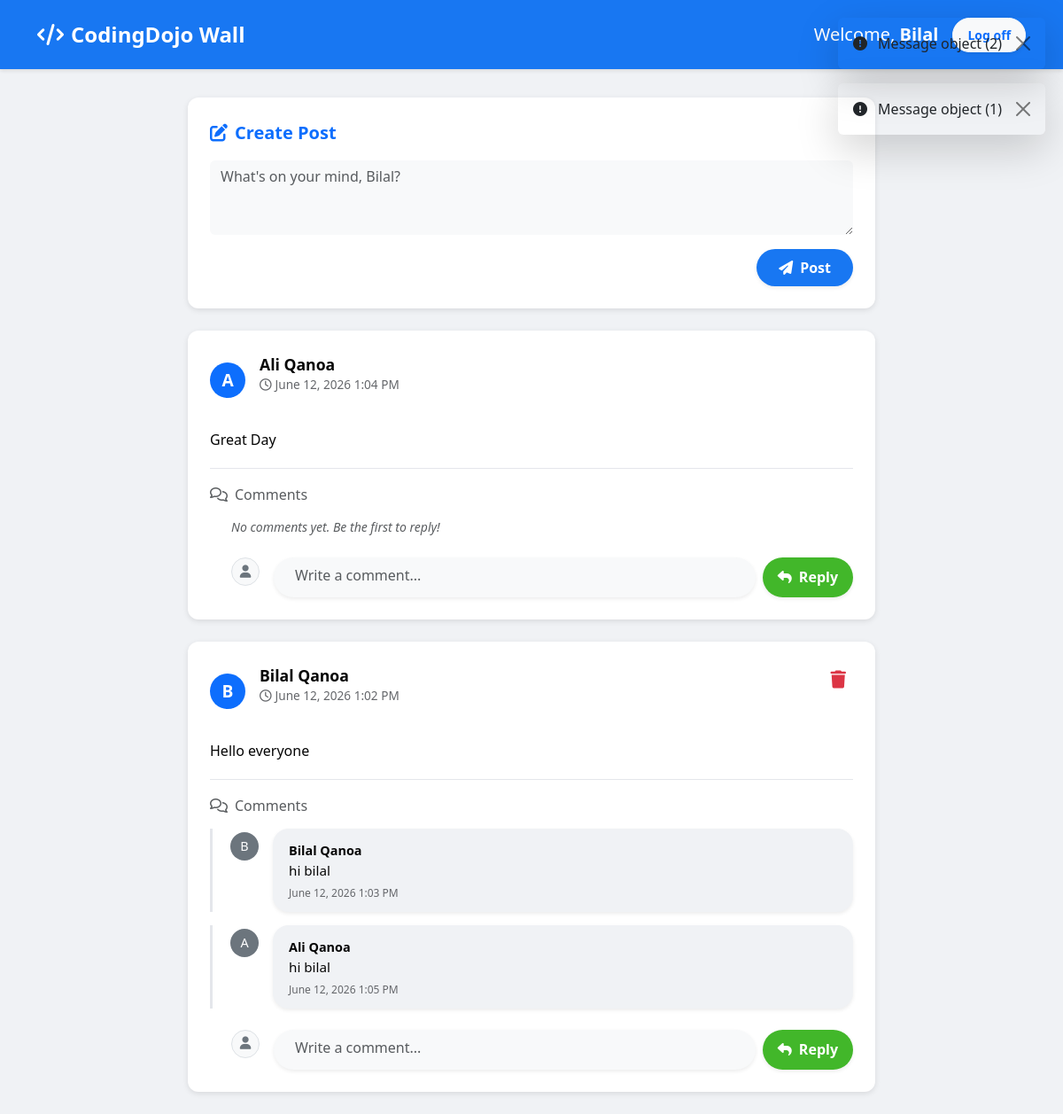
Screenshot of /wall (signed in) with the database file from the repository.
### login_app/models.py (models this page shows)
class User(models.Model):
    first_name = models.CharField(max_length=255)
    last_name = models.CharField(max_length=255)
    email = models.CharField(max_length=255, unique=True)
    password = models.CharField(max_length=255)
    birthday = models.DateField()
    created_at = models.DateTimeField(auto_now_add=True)
    updated_at = models.DateTimeField(auto_now=True)
    objects = UserManager()

### wall_app/models.py (models this page shows)
class Message(models.Model):
    user = models.ForeignKey(User, related_name="messages", on_delete=models.CASCADE)
    message_content = models.TextField()
    created_at = models.DateTimeField(auto_now_add=True)
    updated_at = models.DateTimeField(auto_now=True)

class Comment(models.Model):
    user = models.ForeignKey(User, related_name="comments", on_delete=models.CASCADE)
    message = models.ForeignKey(Message, related_name="comments", on_delete=models.CASCADE)
    comment_content = models.TextField()
    created_at = models.DateTimeField(auto_now_add=True)
    updated_at = models.DateTimeField(auto_now=True)

### wall_app/views.py (the view)
# urls.py: path('wall', views.wall, name='wall'),
def wall(request):
    if 'user_id' not in request.session:
        return redirect('/') # Redirect to login page
    context = {
        'user': User.objects.get(id=request.session['user_id']),
        'messages': Message.objects.all().order_by('-created_at')
    }
    return render(request, 'wall_app/wall.html', context)

### wall_app/templates/wall_app/wall.html (shortened to what this page needs)
<!DOCTYPE html>
<html lang="en">
<head>
    <link href="https://cdn.jsdelivr.net/npm/bootstrap@5.3.2/dist/css/bootstrap.min.css" rel="stylesheet">
    <link rel="stylesheet" href="https://cdnjs.cloudflare.com/ajax/libs/font-awesome/6.4.2/css/all.min.css">
</head>
<body>
    <nav class="navbar navbar-expand-lg navbar-custom py-3">
        <div class="container">
            <a class="navbar-brand fs-4" href="/wall"><i class="fa-solid fa-code me-2"></i>CodingDojo Wall</a>
            <div class="d-flex align-items-center">
                <span class="me-3 fs-5">Welcome, <strong>{{ user.first_name }}</strong></span>
                <a href="/logout" class="btn btn-sm btn-light text-primary fw-bold px-3 py-2 rounded-pill shadow-sm">Log off</a>
            </div>
        </div>
    </nav>
    <div class="container wall-container">
        {% if messages %}
            <div class="messages-alert">
                {% for message in messages %}
                    <div class="alert alert-{% if message.tags == 'error' %}danger{% else %}{{ message.tags }}{% endif %} alert-dismissible fade show shadow-lg" role="alert">
                        <strong><i class="fa-solid fa-circle-exclamation me-2"></i></strong> {{ message }}
                        <button type="button" class="btn-close" data-bs-dismiss="alert" aria-label="Close"></button>
                    </div>
                {% endfor %}
            </div>
        {% endif %}
        <div class="post-card border-0">
            <form action="{% url 'post_message' %}" method="POST">
                <div class="mb-3">
                    <label for="message_content" class="form-label fw-bold text-primary fs-5 mb-3"><i class="fa-solid fa-pen-to-square me-2"></i>Create Post</label>
                    <textarea class="form-control bg-light border-0" id="message_content" name="message_content" rows="3" placeholder="What's on your mind, {{ user.first_name }}?" required></textarea>
                </div>
                <div class="d-flex justify-content-end">
                    <button type="submit" class="btn btn-post rounded-pill px-4 py-2 shadow-sm"><i class="fa-solid fa-paper-plane me-2"></i>Post</button>
                </div>
            </form>
        </div>
        {% for message in messages %}
        <div class="post-card">
            <div class="d-flex justify-content-between align-items-start">
                <div class="post-header">
                    <div class="d-flex align-items-center justify-content-center bg-primary text-white rounded-circle me-3 fw-bold" style="width: 40px; height: 40px; font-size: 1.2rem;">
                        {{ message.user.first_name|first }}
                    </div>
                    <div>
                        <p class="author-name">{{ message.user.first_name }} {{ message.user.last_name }}</p>
                        <p class="post-date"><i class="fa-regular fa-clock me-1"></i>{{ message.created_at|date:"F j, Y g:i A" }}</p>
                    </div>
                </div>
                {% if message.user.id == request.session.user_id %}
                <form action="{% url 'delete_message' message.id %}" method="POST" onsubmit="return confirm('Are you sure you want to delete this message?');">
                    <button type="submit" class="delete-btn" title="Delete Message">
                        <i class="fa-solid fa-trash fs-5"></i>
                    </button>
                </form>
                {% endif %}
            </div>
            <div class="post-content mt-2">
                {{ message.message_content }}
            </div>
            <div class="comment-section">
                <h6 class="text-muted mb-3"><i class="fa-regular fa-comments me-2"></i>Comments</h6>
                {% for comment in message.comments.all %}
                <div class="comment">
                    <div class="d-flex align-items-center justify-content-center bg-secondary text-white rounded-circle me-3 mt-1" style="width: 32px; height: 32px; font-size: 0.9rem; flex-shrink: 0;">
                        {{ comment.user.first_name|first }}
                    </div>
                    <div class="comment-body shadow-sm">
                        <span class="comment-author">{{ comment.user.first_name }} {{ comment.user.last_name }}</span>
                        <p class="comment-text">{{ comment.comment_content }}</p>
                        <span class="comment-date">{{ comment.created_at|date:"F j, Y g:i A" }}</span>
                    </div>
                </div>
                {% empty %}
                <div class="ms-4 mb-4 text-muted small fst-italic">No comments yet. Be the first to reply!</div>
                {% endfor %}
                <div class="mt-4 ms-4 d-flex">
                    <div class="d-flex align-items-center justify-content-center bg-light text-secondary rounded-circle me-3 border" style="width: 32px; height: 32px; font-size: 0.9rem; flex-shrink: 0;">
                        <i class="fa-solid fa-user"></i>
                    </div>
                    <form action="{% url 'post_comment' message.id %}" method="POST" class="d-flex gap-2 w-100 align-items-center">
                        <textarea class="form-control rounded-pill bg-light border-0 shadow-sm px-4" style="resize: none; overflow: hidden; height: 45px; line-height: 1.8;" name="comment_content" placeholder="Write a comment..." required></textarea>
                        <button type="submit" class="btn btn-comment rounded-pill px-3 shadow-sm text-nowrap h-100"><i class="fa-solid fa-reply me-2"></i>Reply</button>
                    </form>
                </div>
            </div>
        </div>
        {% endfor %}
    </div>
</body>
</html>

### wall_app/templates/wall_app/wall.html (style rules this page uses)
body { background-color: #f0f2f5; font-family: 'Segoe UI', Tahoma, Geneva, Verdana, sans-serif; }
.navbar-custom { background-color: #1877f2; color: white; box-shadow: 0 2px 4px rgba(0,0,0,0.1); }
.navbar-custom .navbar-brand { color: white; font-weight: bold; }
.navbar-custom a { color: white; text-decoration: none; }
.wall-container { max-width: 800px; margin: auto; margin-top: 2rem; }
.post-card { background: white; border-radius: 12px; box-shadow: 0 2px 6px rgba(0,0,0,0.1); margin-bottom: 25px; padding: 25px; transition: transform 0.2s; }
.post-header { display: flex; align-items: center; margin-bottom: 15px; }
.post-header .author-name { font-weight: 600; font-size: 1.1rem; color: #050505; margin-bottom: 0; }
.post-header .post-date { font-size: 0.85rem; color: #65676b; }
.post-content { font-size: 1rem; color: #050505; margin-bottom: 15px; line-height: 1.5; }
.comment-section { border-top: 1px solid #e4e6eb; padding-top: 20px; margin-top: 20px; }
.comment { display: flex; margin-bottom: 15px; padding-left: 20px; border-left: 3px solid #e4e6eb; }
.comment-body { background-color: #f0f2f5; border-radius: 18px; padding: 12px 18px; flex-grow: 1; }
.comment-author { font-weight: 600; font-size: 0.9rem; color: #050505; }
.comment-text { font-size: 0.95rem; margin-bottom: 0; color: #050505; }
.comment-date { font-size: 0.75rem; color: #65676b; margin-top: 5px; display: block; }
.btn-post { background-color: #1877f2; color: white; font-weight: 600; transition: all 0.2s; }
.btn-comment { background-color: #42b72a; color: white; font-weight: 600; transition: all 0.2s; }
.delete-btn { background: none; border: none; color: #dc3545; padding: 8px; cursor: pointer; border-radius: 50%; transition: all 0.2s; display: flex; align-items: center; justify-content: center; }
.messages-alert { position: fixed; top: 20px; right: 20px; z-index: 1050; }

### rows the page displays
User: first_name "Bilal", message_content "What's on your mind, Bilal?"
Message: id "Message object (2)", user.first_name|first "A", user.first_name "Ali", user.last_name "Qanoa", created_at "June 12, 2026 1:04 PM", message_content "Great Day"
Message: id "Message object (1)", user.first_name|first "B", user.first_name "Bilal", user.last_name "Qanoa", created_at "June 12, 2026 1:02 PM", message_content "Hello everyone"
Comment: user.first_name|first "B", user.first_name "Bilal", user.last_name "Qanoa", comment_content "hi bilal", created_at "June 12, 2026 1:03 PM"
Comment: user.first_name|first "A", user.first_name "Ali", user.last_name "Qanoa", comment_content "hi bilal", created_at "June 12, 2026 1:05 PM"
